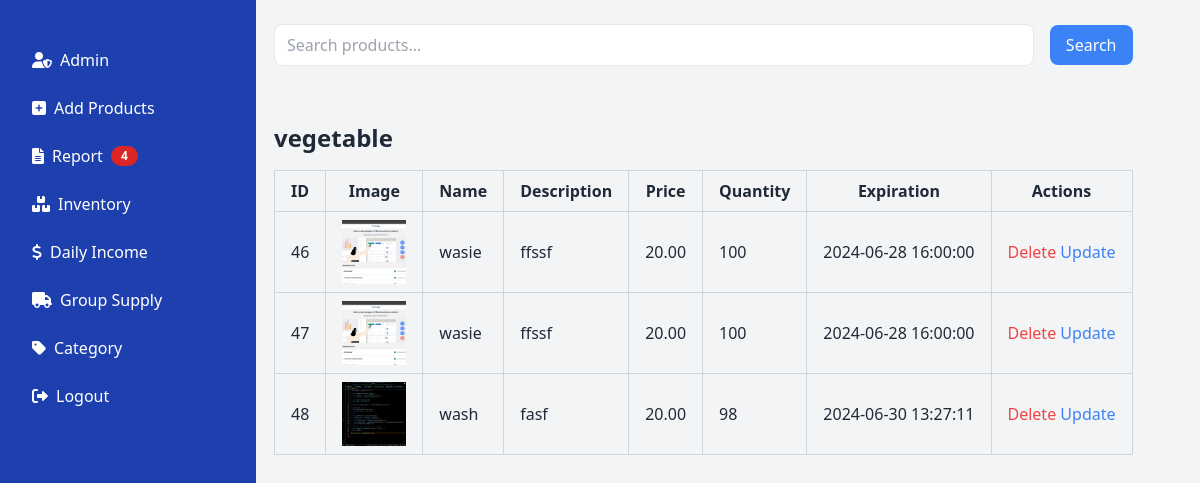
/admin/group-product.php, run on the app's committed database.
### tables this page shows
CREATE TABLE `add_product` (
  `id` int(11) NOT NULL,
  `name` varchar(250) NOT NULL,
  `category` varchar(250) NOT NULL,
  `image` varchar(250) NOT NULL,
  `quantity` int(11) NOT NULL,
  `description` text NOT NULL,
  `price` decimal(10,2) NOT NULL,
  `expiration` timestamp NOT NULL DEFAULT current_timestamp() ON UPDATE current_timestamp(),
  `original_quantity` int(11) NOT NULL
);

### admin/group-product.php (the view, shortened to what this page needs)
<?php
require_once __DIR__ . '/../config/configuration.php';
$sql_count_reports = "SELECT COUNT(*) as report_count FROM product_reports";
$result_count = $conn->query($sql_count_reports);
$report_count = $result_count->fetch_assoc()['report_count'];
$searchQuery = '';
$sql = "SELECT id, category, name, image, quantity, description, price, expiration
        FROM add_product
        WHERE name LIKE '%$searchQuery%' OR category LIKE '%$searchQuery%'
        ORDER BY category";
$result = $conn->query($sql);
$products = array();
while ($row = $result->fetch_assoc()) {
    $category = $row['category'];
    if (!isset($products[$category])) {
        $products[$category] = array();
    }
    $products[$category][] = $row;
}
?>
<!DOCTYPE html>
<html lang="en">
<head>
    <link href="https://cdn.jsdelivr.net/npm/tailwindcss@2.2.19/dist/tailwind.min.css" rel="stylesheet">
    <link href="https://cdnjs.cloudflare.com/ajax/libs/font-awesome/6.0.0-beta3/css/all.min.css" rel="stylesheet">
    <link href="https://cdn.jsdelivr.net/npm/daisyui@4.12.2/dist/full.min.css" rel="stylesheet" type="text/css" />
    <script src="https://cdn.tailwindcss.com"></script>
</head>
<body class="bg-gray-100">
<div class="flex">
    <div class="w-64 h-screen bg-blue-800 text-white flex flex-col fixed">
        <div class="px-6 py-4">
        </div>
         <nav class="flex-1 px-4 py-2 space-y-2">
        <a href="admin.php" class="flex items-center py-2 px-4 rounded hover:bg-blue-600">
          <i class="fas fa-user-shield mr-2"></i> Admin
        </a>
        <a href="add-product.php"  class="flex items-center py-2 px-4 rounded hover:bg-blue-600">
          <i class="fas fa-plus-square mr-2"></i> Add Products
        </a>
          <a href="display-report.php" data-target="report" class="flex items-center py-2 px-4 rounded hover:bg-blue-600">
                <i class="fas fa-file-alt mr-2"></i> Report
                <span class="ml-2 bg-red-600 text-white text-xs font-semibold px-2.5 py-0.5 rounded-full"><?= $report_count ?></span>
            </a>
         <a href="inventory.php" class="flex items-center py-2 px-4 rounded hover:bg-blue-600">
          <i class="fas fa-boxes mr-2"></i> Inventory
        </a>
        <a href="daily-income.php" data-target="daily-income" class="flex items-center py-2 px-4 rounded hover:bg-blue-600">
          <i class="fas fa-dollar-sign mr-2"></i> Daily Income
        </a>
        <a href="group-product.php" class="flex items-center py-2 px-4 rounded hover:bg-blue-600">
          <i class="fas fa-truck mr-2"></i> Group Supply
        </a>
        <a href="add-category.php" class="flex items-center py-2 px-4 rounded hover:bg-blue-600">
  <i class="fas fa-tag mr-2"></i> Category
    </a>
        <a href="logout.php" class="flex items-center py-2 px-4 rounded hover:bg-blue-600">
          <i class="fas fa-sign-out-alt mr-2"></i> Logout
        </a>
      </nav>
    </div>
    <div id="main" class="max-w-6xl mx-auto flex flex-col justify-center items-center main p-6 ">
        <div class="mb-8 w-full">
            <form method="GET" action="" class="flex items-center mb-6">
                <input type="text" name="search" value="<?php echo htmlspecialchars($searchQuery); ?>" placeholder="Search products..." class="w-full px-3 py-2 border rounded-lg">
                <button type="submit" class="ml-4 px-4 py-2 bg-blue-500 text-white rounded-lg">Search</button>
            </form>
        </div>
        <?php foreach ($products as $category => $categoryProducts): ?>
            <div class="mb-8 w-full">
                <h2 class="text-2xl font-bold mb-4"><?php echo $category; ?></h2>
                <table class="w-full border-collapse border border-gray-300">
                    <thead>
                        <tr class="bg-gray-100">
                            <th class="border border-gray-300 px-4 py-2">ID</th>
                            <th class="border border-gray-300 px-4 py-2">Image</th>
                            <th class="border border-gray-300 px-4 py-2">Name</th>
                            <th class="border border-gray-300 px-4 py-2">Description</th>
                            <th class="border border-gray-300 px-4 py-2">Price</th>
                            <th class="border border-gray-300 px-4 py-2">Quantity</th>
                            <th class="border border-gray-300 px-4 py-2">Expiration</th>
                            <th class="border border-gray-300 px-4 py-2">Actions</th>
                        </tr>
                    </thead>
                    <tbody>
                        <?php foreach ($categoryProducts as $product): ?>
                            <tr>
                                <td class="border border-gray-300 px-4 py-2"><?php echo $product['id']; ?></td>
                                <td class="border border-gray-300 px-4 py-2"><img src="<?php echo $product['image']; ?>" alt="<?php echo $product['name']; ?>" class="w-16 h-16 object-cover"></td>
                                <td class="border border-gray-300 px-4 py-2"><?php echo $product['name']; ?></td>
                                <td class="border border-gray-300 px-4 py-2"><?php echo $product['description']; ?></td>
                                <td class="border border-gray-300 px-4 py-2"><?php echo $product['price']; ?></td>
                                <td class="border border-gray-300 px-4 py-2"><?php echo $product['quantity']; ?></td>
                                <td class="border border-gray-300 px-4 py-2"><?php echo $product['expiration']; ?></td>
                                <td class="border border-gray-300 px-4 py-2">
                                    <form action="" method="post" class="inline">
                                        <button type="submit" name="delete_product" class="text-red-500 hover:underline">Delete</button>
                                    </form>
                                    <a href="product-update.php?id=<?php echo $product['id']; ?>" class="text-blue-500 hover:underline">Update</a>
                                </td>
                            </tr>
                        <?php endforeach; ?>
                    </tbody>
                </table>
            </div>
        <?php endforeach; ?>
    </div>
</div>
</body>
</html>

### admin/group-product.php (style rules this page uses)
#main { margin-left: 250px; }

### data on the page
add_product: category "vegetable", id "48", image (picture), name "wash", description "fasf", price "20.00", quantity "98", expiration "2024-06-30 13:27:11"
add_product: id "46", image (picture), name "wasie", description "ffssf", price "20.00", quantity "100", expiration "2024-06-28 16:00:00"
add_product: id "47", image (picture), name "wasie", description "ffssf", price "20.00", quantity "100", expiration "2024-06-28 16:00:00"

### other printed values
$report_count "4"
